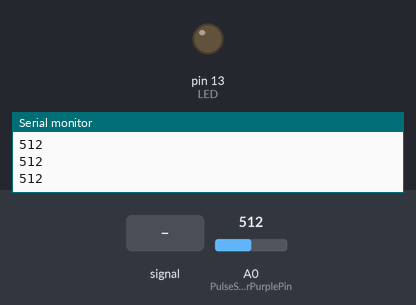
This sketch was run on a simulated Arduino Uno, built with avr-gcc and run on an emulated ATmega328P. Shown: output pins drawn as LEDs (lit = HIGH), the last lines printed to the serial monitor. Dashed ring = blinking. The test bench sets the inputs (shaded band); at power-on: A0 (PulseSensorPurplePin) = 512.

Above: at 1.2 s.
1.3 s: A0 (PulseSensorPurplePin) fed a 200 Hz sine of ±81 counts around its level
At 2.2 s:
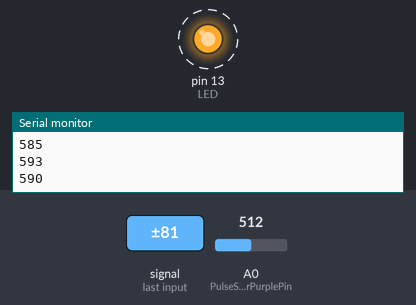
4.3 s: A0 (PulseSensorPurplePin) set to 306
At 5.2 s:
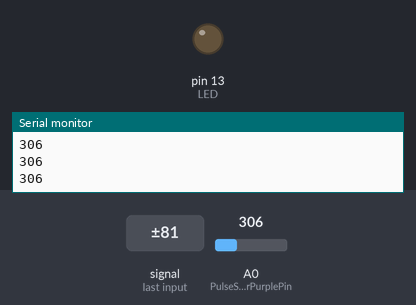
5.8 s: A0 (PulseSensorPurplePin) set to 537
7.3 s: A0 (PulseSensorPurplePin) set to 563
At 7.9 s:
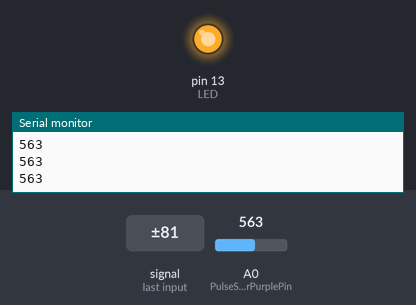
8.8 s: A0 (PulseSensorPurplePin) set to 540
At 9.2 s:
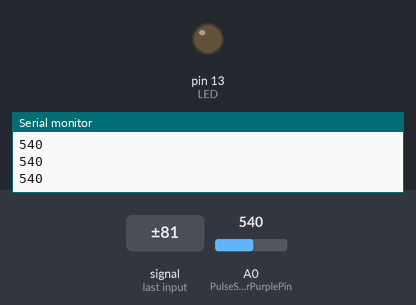
Timing chart, 0 to 11.3 s (numbered marks = the images above; inputs shaded):
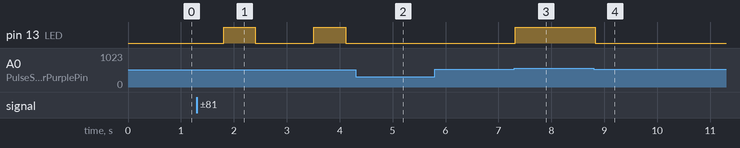

Measured:
- the behaviour switches between 550 and 551 on A0 (PulseSensorPurplePin) (found by bisection; images 2 and 3)
- after the input at 1.3 s, pin 13 (LED): alternates HIGH for 0.60 s and LOW for 1.1 s, starting after 0.51 s
- after the input at 4.3 s, pin 13 (LED): stays LOW (without the input it goes to HIGH after 0.92 s)
- after the input at 7.3 s, pin 13 (LED): LOW → HIGH at once
- after the input at 8.8 s, pin 13 (LED): HIGH → LOW at once

The sketch:

PulseSensor.ino
```cpp
/*  PulseSensor Starter Project and Signal Tester
 *  The Best Way to Get Started  With, or See the Raw Signal of, your PulseSensor.com™ & Arduino.
 *
 *  Here is a link to the tutorial
 *  https://pulsesensor.com/pages/code-and-guide
 *
 *  WATCH ME (Tutorial Video):
 *  https://www.youtube.com/watch?v=RbB8NSRa5X4
 *
 *
-------------------------------------------------------------
1) This shows a live human Heartbeat Pulse.
2) Live visualization in Arduino's Cool "Serial Plotter".
3) Blink an LED on each Heartbeat.
4) This is the direct Pulse Sensor's Signal.
5) A great first-step in troubleshooting your circuit and connections.
6) "Human-readable" code that is newbie friendly."

*/


//  Variables
int PulseSensorPurplePin = 0;        // Pulse Sensor PURPLE WIRE connected to ANALOG PIN 0
int LED = LED_BUILTIN;   //  The on-board Arduion LED


int Signal;                // holds the incoming raw data. Signal value can range from 0-1024
int Threshold = 550;       // Determine which Signal to "count as a beat", and which to ingore.


// The SetUp Function:
void setup() {
  pinMode(LED,OUTPUT);         // pin that will blink to your heartbeat!
   Serial.begin(9600);         // Set's up Serial Communication at certain speed.

}

// The Main Loop Function
void loop() {

  Signal = analogRead(PulseSensorPurplePin);  // Read the PulseSensor's value.
                                              // Assign this value to the "Signal" variable.

   Serial.println(Signal);                    // Send the Signal value to Serial Plotter.


   if(Signal > Threshold){                          // If the signal is above "550", then "turn-on" Arduino's on-Board LED.
     digitalWrite(LED,HIGH);
   } else {
     digitalWrite(LED,LOW);                //  Else, the sigal must be below "550", so "turn-off" this LED.
   }


delay(100);


}
```
